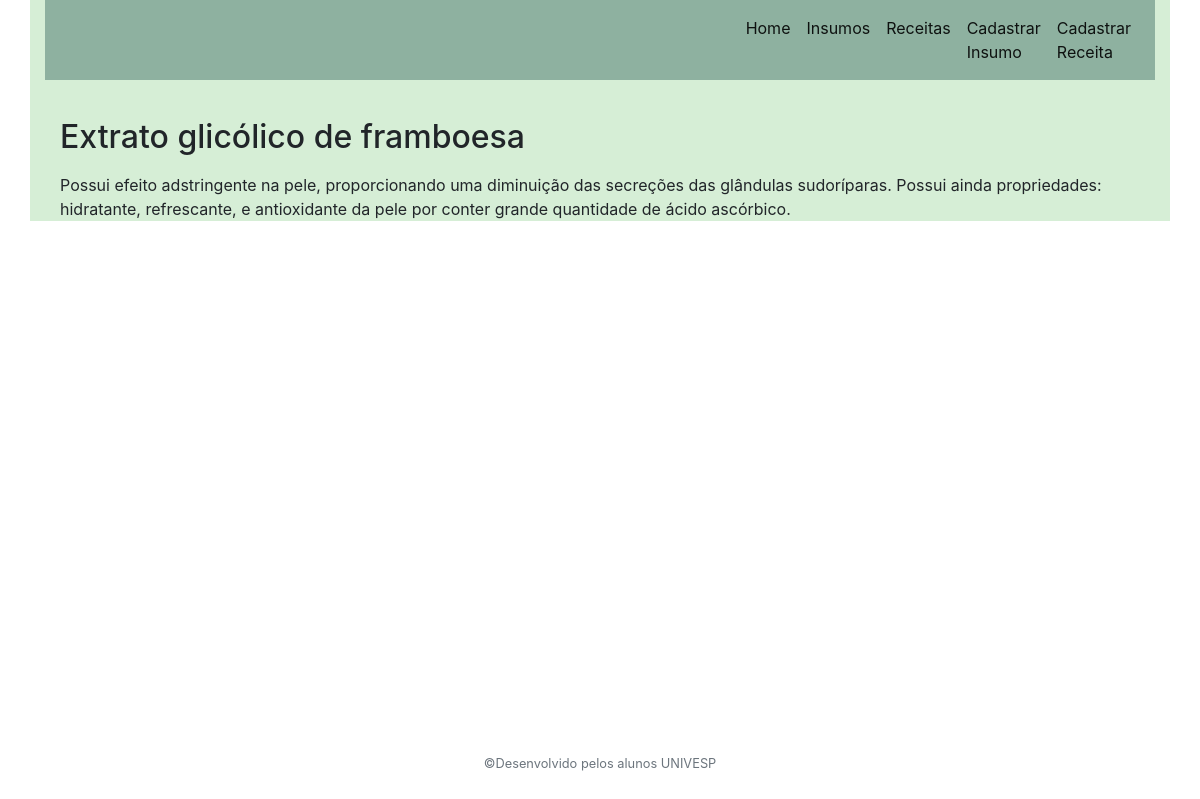
The page /1 on the database its author committed.
### app.py (models this page shows)
class Insumos(db.Model):
    id = db.Column(db.Integer, primary_key=True)
    created = db.Column(db.DateTime, default=datetime.datetime.utcnow)
    nome_insumo = db.Column(db.String(80), nullable=False)
    beneficios = db.Column(db.String(500), nullable=False)

### app.py (the view)
@app.route('/<int:insumo_id>') #id do insumo é rota para consulta individual
def post(insumo_id):
    post = get_insumo(insumo_id)
    return render_template('insumos.html', post=post)

### app.py (called while the page is built)
def get_db_connection():
    conn = sqlite3.connect('database.db')
    conn.row_factory = sqlite3.Row
    return conn

def get_insumo(insumo_id):
    conn = get_db_connection()
    insumo = conn.execute('SELECT * FROM insumos WHERE id = ?', (insumo_id,)).fetchone()
    conn.close()
    if insumo is None:
        abort(404)
    return insumo #se não for insumo aqui, no insumos.html não vai retornar o individual

### templates/insumos.html (shortened to what this page needs)
{% extends 'base.html' %}
{% block content %}
    <h2>{% block title %} <br>{{ post['nome_insumo'] }} <br>{% endblock %}</h2>
    <p>{{ post['beneficios'] }}</p>
{% endblock %}

### rows shown on the page
Insumos: nome_insumo "Extrato glicólico de framboesa", beneficios "Possui efeito adstringente na pele, proporcionando uma diminuição das secreções das glândulas sudoríparas. Possui ainda propriedades: hidratante, refrescante, e antioxidante da pele por conter grande quantidade de ácido ascórbico."
